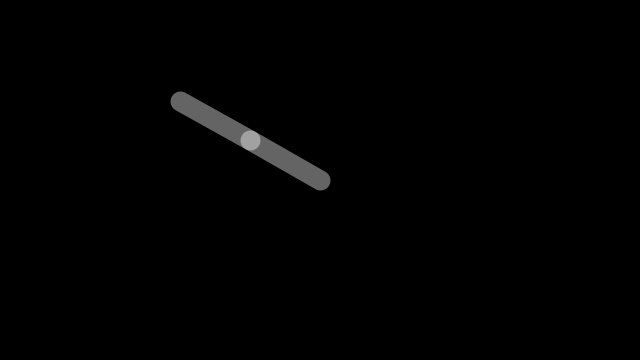
Frame 1 (no input)
Frame 60 (the mouse pressed at the canvas centre just before this capture): identical to frame 1, image omitted
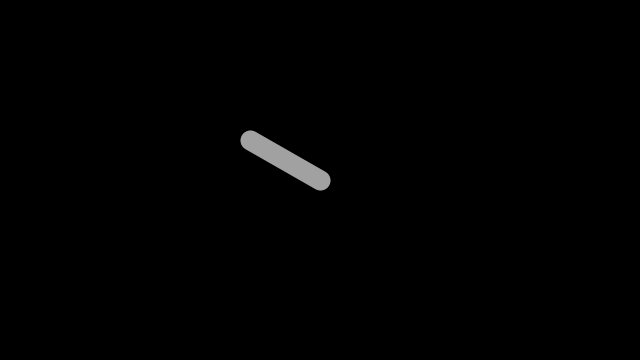
Frame 120 (the mouse held since frame 60 and released just before this capture)

The Processing sketch that drew these frames (run headless with seeded random() and noise(); from frame 60 on, the mouse is pressed at the canvas centre):

// Processing sketch: Reach1
// ── Reach1.pde
/**
 * Reach 1. 
 * Based on code from Keith Peters (www.bit-101.com)
 * 
 * The arm follows the position of the mouse by
 * calculating the angles with atan2(). 
 */

 
float segLength = 80;
float x, y, x2, y2;

void setup() {
  size(640, 360);
  smooth(); 
  strokeWeight(20.0);
  stroke(255, 100);
  
  x = width/2;
  y = height/2;
  x2 = x;
  y2 = y;
}

void draw() {
  background(0);
  
  float dx = mouseX - x;
  float dy = mouseY - y;
  float angle1 = atan2(dy, dx);  
  
  float tx = mouseX - cos(angle1) * segLength;
  float ty = mouseY - sin(angle1) * segLength;
  dx = tx - x2;
  dy = ty - y2;
  float angle2 = atan2(dy, dx);  
  x = x2 + cos(angle2) * segLength;
  y = y2 + sin(angle2) * segLength;
  
  segment(x, y, angle1); 
  segment(x2, y2, angle2); 
}

void segment(float x, float y, float a) {
  pushMatrix();
  translate(x, y);
  rotate(a);
  line(0, 0, segLength, 0);
  popMatrix();
}
